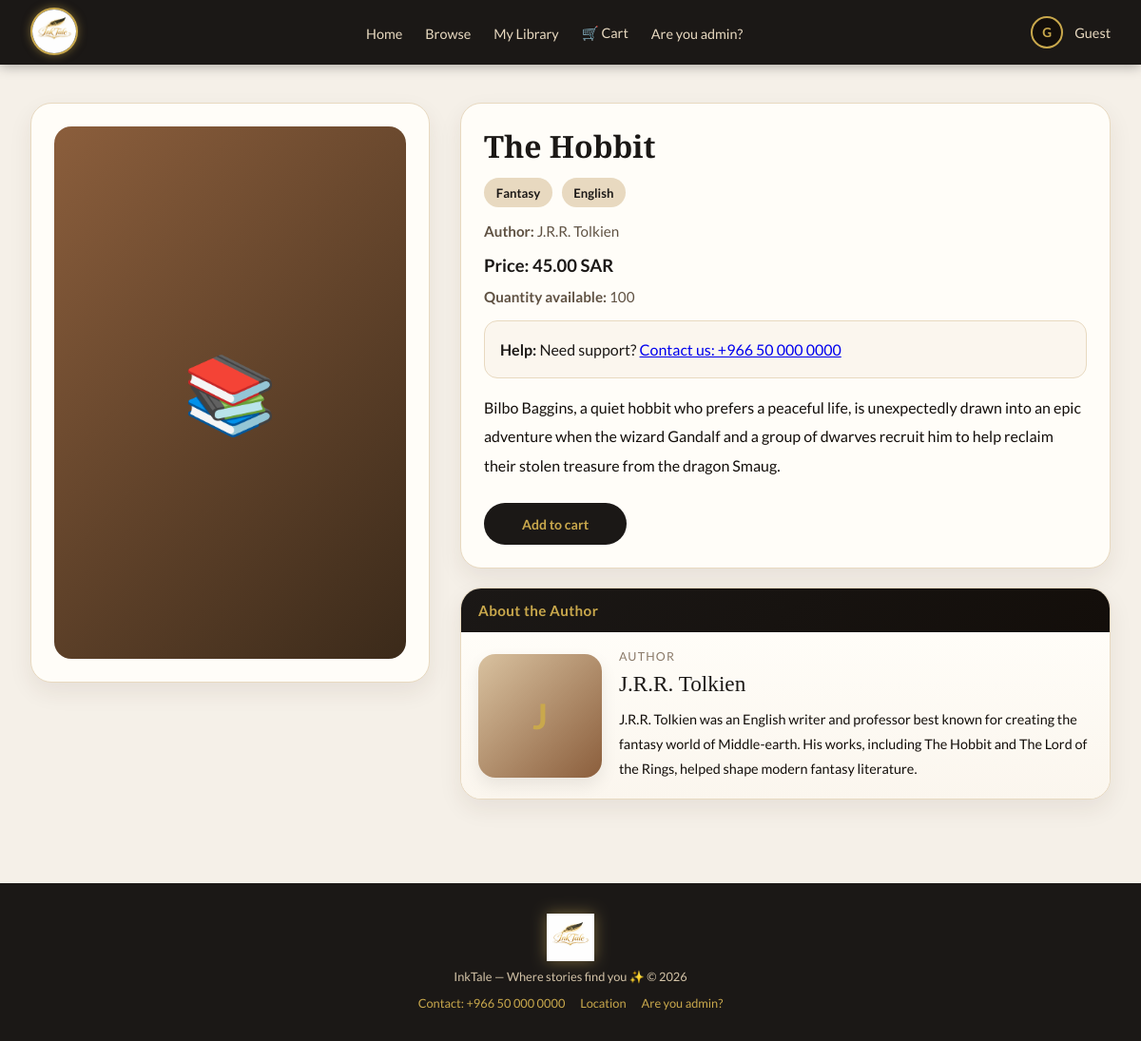
Screenshot of /product.php?id=1 with the database file from the repository.
### tables this page shows
CREATE TABLE `products` (
  `product_id` int NOT NULL,
  `name` varchar(200) NOT NULL,
  `description` text,
  `picture` varchar(255) NOT NULL,
  `price` decimal(10,2) NOT NULL,
  `stock` int NOT NULL DEFAULT '100',
  `category` varchar(50) NOT NULL,
  `language` enum('Arabic','English') NOT NULL,
  `author_name` varchar(150) DEFAULT NULL,
  `author_bio` text,
  `author_picture` varchar(255) DEFAULT NULL,
  `json_path` varchar(255) DEFAULT NULL,
  `created_at` datetime DEFAULT CURRENT_TIMESTAMP
);

### functions.php (called while the page is built, shortened)
<?php
function h($value): string
{
    return htmlspecialchars((string)$value, ENT_QUOTES, 'UTF-8');
}
function guest_name(): string
{
    return $_COOKIE['guest_user'] ?? 'Guest';
}
function guest_avatar(): string
{
    return strtoupper(mb_substr(guest_name(), 0, 1, 'UTF-8'));
}
function imagePath(?string $file, string $fallback = '../images/default-book.jpg'): string
{
    $file = trim((string)$file);
    $root = dirname(__DIR__);
    $candidates = [
        $file,
        'bookIMG/' . basename($file),
        'images/authors/' . basename($file),
        'images/' . basename($file),
    ];
    return $fallback;
}

### product.php (the view, shortened to what this page needs)
<?php
require_once __DIR__ . '/db.php';
require_once __DIR__ . '/functions.php';
$guestName  = guest_name();
$userAvatar = guest_avatar();
function parseDatasetFile($filePath) {
    $content = file_get_contents($filePath);
    $blocks = preg_split('/\R-{20,}\R/u', $content);
    $items = [];
    foreach ($blocks as $block) {
        $block = trim($block);
        $item = [
            'Title' => '',
            'Author' => '',
            'Language' => '',
            'Category' => '',
            'JSON' => '',
            'Book Description' => '',
            'Author Bio' => '',
            'Author Image' => '',
        ];
        $lines = preg_split('/\R/u', $block);
        foreach ($lines as $line) {
            $line = trim($line);
            if (preg_match('/^Title:\s*(.+)$/u', $line, $m)) {
                $item['Title'] = trim($m[1], " \t\n\r\0\x0B\"");
            } elseif (preg_match('/^Author:\s*(.+)$/u', $line, $m)) {
                $item['Author'] = trim($m[1], " \t\n\r\0\x0B\"");
            } elseif (preg_match('/^Language:\s*(.+)$/u', $line, $m)) {
                $item['Language'] = trim($m[1], " \t\n\r\0\x0B\"");
            } elseif (preg_match('/^Category:\s*(.+)$/u', $line, $m)) {
                $item['Category'] = trim($m[1], " \t\n\r\0\x0B\"");
            } elseif (preg_match('/^JSON:\s*(.+)$/u', $line, $m)) {
                $item['JSON'] = trim($m[1], " \t\n\r\0\x0B\"");
            } elseif (preg_match('/^Book Description:\s*(.+)$/u', $line, $m)) {
                $item['Book Description'] = trim($m[1], " \t\n\r\0\x0B\"");
            } elseif (preg_match('/^Author Bio:\s*(.+)$/u', $line, $m)) {
                $item['Author Bio'] = trim($m[1], " \t\n\r\0\x0B\"");
            } elseif (preg_match('/^Author Image:\s*(.+)$/u', $line, $m)) {
                $item['Author Image'] = trim($m[1], " \t\n\r\0\x0B\"");
            }
        }
        if ($item['Title'] !== '' || $item['Author'] !== '') {
            $items[] = $item;
        }
    }
    return $items;
}
function normalizeText($text) {
    $text = trim((string)$text);
    $text = mb_strtolower($text, 'UTF-8');
    $text = str_replace(
        ['أ','إ','آ','ى','ؤ','ئ','ة','ـ','’',"'","`","“","”"],
        ['ا','ا','ا','ي','و','ي','ه','','','','','',''],
        $text
    );
    $text = preg_replace('/\s+/u', ' ', $text);
    return trim($text);
}
function findDatasetEntry($dataset, $bookTitle, $authorName) {
    $normTitle = normalizeText($bookTitle);
    foreach ($dataset as $entry) {
        if (normalizeText($entry['Title'] ?? '') === $normTitle) {
            return $entry;
        }
    }
    return null;
}
$id = (int)($_GET['id'] ?? 0);
$stmt = $conn->prepare('SELECT * FROM products WHERE product_id = ?');
$stmt->bind_param('i', $id);
$stmt->execute();
$book = $stmt->get_result()->fetch_assoc();
$image = imagePath($book['picture'] ?? '');
$datasetPaths = [
    __DIR__ . '/FINdataset(1).txt',
    __DIR__ . '/FINdataset.txt',
    __DIR__ . '/dataset/FINdataset(1).txt',
    __DIR__ . '/dataset/FINdataset.txt',
];
$dataset = [];
foreach ($datasetPaths as $path) {
    if (file_exists($path)) {
        $dataset = parseDatasetFile($path);
        break;
    }
}
$datasetEntry = findDatasetEntry($dataset, $book['name'] ?? '', $book['author_name'] ?? '');
$authorBio = '';
$authorImage = '';
if ($datasetEntry) {
    $authorBio = $datasetEntry['Author Bio'] ?? '';
    $authorImage = imagePath($datasetEntry['Author Image'] ?? '');
}
$cartCount = array_sum($_SESSION['cart']);
?>
<!DOCTYPE html>
<html lang="en" dir="ltr">
<head>
</head>
<body>
<nav>
  <div class="nav-logo">
    <img src="inktale_logo.png" alt="InkTale">
  </div>
  <ul class="nav-links">
    <li><a href="index.php">Home</a></li>
    <li><a href="browse.php">Browse</a></li>
    <li><a href="mylibrary.php">My Library</a></li>
    <li><a href="cart.php">🛒 Cart<?= $cartCount > 0 ? ' (' . (int)$cartCount . ')' : '' ?></a></li>
    <li><a href="admin_login.php">Are you admin?</a></li>
  </ul>
  <div class="nav-user">
    <div class="avatar"><?= h($userAvatar) ?></div>
    <span><?= h($guestName) ?></span>
  </div>
</nav>
<div class="container">
  <section class="detail-layout">
    <div class="detail-card">
      <div class="detail-img-wrap">
        <?php if ($image && file_exists($image)): ?>
          <img class="detail-img" src="<?= h($image) ?>" alt="<?= h($book['name']) ?>">
        <?php else: ?>
          <div class="fallback-book">📚</div>
        <?php endif; ?>
      </div>
    </div>
    <div class="detail-right">
      <div class="detail-card">
        <h1 class="page-title"><?= h($book['name']) ?></h1>
        <div class="badge-row">
          <?php if (!empty($book['category'])): ?>
            <div class="badge"><?= h($book['category']) ?></div>
          <?php endif; ?>
          <?php if (!empty($book['language'])): ?>
            <div class="badge"><?= h($book['language']) ?></div>
          <?php endif; ?>
        </div>
        <p class="muted" style="margin-bottom:8px;">
          <strong>Author:</strong> <?= h($book['author_name'] ?: 'Unknown Author') ?>
        </p>
        <div class="price-line">
          Price: <?= number_format((float)$book['price'], 2) ?> SAR
        </div>
        <p class="muted" style="margin-bottom:8px;">
          <strong>Quantity available:</strong> <?= (int)($book['stock'] ?? 0) ?>
        </p>
        <div class="help-box">
          <strong>Help:</strong> Need support?  <a href="tel:+966500000000">Contact us: +966 50 000 0000</a>
        </div>
        <p class="detail-text">
          <?= h($book['description'] ?: 'No description available for this book.') ?>
        </p>
        <div class="cta-row">
          <form method="post" style="margin:0;">
            <button type="submit" class="btn">Add to cart</button>
          </form>
        </div>
      </div>
      <div class="detail-card author-wide-card">
        <div class="author-wide-header">About the Author</div>
        <div class="author-wide-body">
          <div class="author-wide-photo">
            <?php if (!empty($authorImage) && file_exists($authorImage)): ?>
              <img src="<?= h($authorImage) ?>" alt="<?= h($book['author_name']) ?>">
            <?php else: ?>
              <div class="author-fallback">
                <?= h(strtoupper(substr((string)($book['author_name'] ?: 'A'), 0, 1))) ?>
              </div>
            <?php endif; ?>
          </div>
          <div class="author-wide-content">
            <div class="author-role">Author</div>
            <div class="author-name"><?= h($book['author_name'] ?: 'Unknown Author') ?></div>
            <div class="author-desc">
              <?= h($authorBio) ?>
            </div>
          </div>
        </div>
      </div>
    </div>
  </section>
</div>
<footer>
  <img src="inktale_logo.png" alt="InkTale" class="footer-logo">
  <p>InkTale — Where stories find you ✨ © <?= date('Y') ?></p>
  <div class="footer-links">
    <a href="tel:+966500000000">Contact: +966 50 000 0000</a>
    <a href="location.php">Location</a>
    <a href="admin_login.php">Are you admin?</a>
  </div>
</footer>
</body>
</html>

### rows the page displays
products: name "The Hobbit", category "Fantasy", language "English", author_name "J.R.R. Tolkien", price "45.00", stock "100", description "Bilbo Baggins, a quiet hobbit who prefers a peaceful life, is unexpectedly drawn into an epic adventure when the wizard Gandalf and a group of dwarves recruit him to help reclaim their stolen treasure from the dragon Smaug.", author_name "J", authorBio "J.R.R. Tolkien was an English writer and professor best known for creating the fantasy world of Middle-earth. His works, including The Hobbit and The Lord of the Rings, helped shape modern fantasy literature."

### other values shown
$userAvatar "G"
$guestName "Guest"
